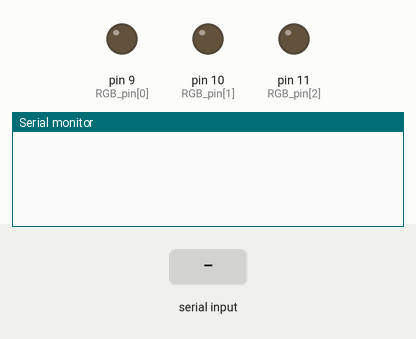
Recording of a sketch running on a simulated Arduino Uno, built with avr-gcc and run on an emulated ATmega328P. Shown: output pins drawn as LEDs (lit = HIGH), the last lines printed to the serial monitor. The inputs (shaded band) are chosen by the test bench. Random numbers use the default seed unless the sketch sets one.

Above: at 1.2 s.
1.3 s: "~\n" received over Serial
At 3.5 s:
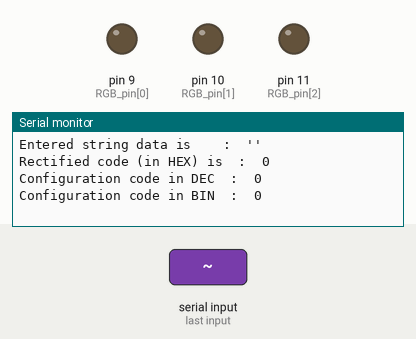
3.8 s: "#\n" received over Serial
At 5.9 s:
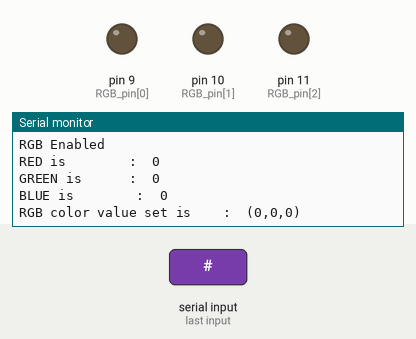

The sketch:

SyncLED_Baseline_Firmware.ino
```cpp
// (licence header left out)
#define termChar ';'

#define _rndRsp_

#define _debug_
//#define _$_

uint8_t RGB_pin[3]    = {9, 10, 11};
uint8_t RGB_value[3]  = {};

uint8_t unitSum       = NULL;
boolean rgbEnabled    = false;

uint32_t  code        = NULL;
uint32_t  meta        = NULL;

#ifdef  _$_
uint32_t  testNum     = NULL;
String    testStr     = "";
#endif

void setup()
{
  Serial.begin(115200);
  {
    while (!Serial);
  }
  for (uint8_t j = 0; j < 3; j++)
  {
    pinMode(RGB_pin[j], OUTPUT);
  }
}

void loop()
{
  Serial.flush();
  while (Serial.available() > 0)
  {
    String  serialData  = Serial.readStringUntil(termChar);
    serialData.trim();
    char id = serialData.charAt(NULL);
    {
      boolean change  = false;
      switch (id)
      {
        case '~':
          change = true;
          break;

        case '@':
          change = true;
          break;

        case '#':
          change = true;
          break;

#ifdef _$_
        case '$':
          change = true;
          break;
#endif

        case '*':
          change = true;
          break;

        default:
          change = false;
          break;
      }

      if (change == true)
      {
        serialData.remove(NULL, String(id).length());
        code = (uint32_t)strtol( &serialData[NULL], NULL, HEX);

#ifdef _debug_
        Serial.print("Entered string data is\t\t:\t'");
        Serial.print(serialData);
        Serial.println("'");

        Serial.print("Rectified code (in HEX) is\t:\t");
        Serial.print(code, HEX);
        Serial.println("\n");

        Serial.print("Configuration code in DEC\t:\t");
        Serial.println(code, DEC);
        Serial.print("Configuration code in BIN\t:\t");
        Serial.println(code, BIN);
        Serial.print("\n");
#endif

        uint32_t rsp = NULL;
        switch (id)
        {
          case '~':
            if (unitSum == sumDigits(code))
            {
              rgbEnabled = true;
            }
            else
            {
              rgbEnabled = false;
              unitSum = NULL;
            }
            break;

          case '@':
            meta = code;
            break;

          case '#':
            if (sumDigits(meta) == sumDigits(code) && rgbEnabled == true)
            {
#ifdef _debug_
              Serial.println("RGB Enabled");
              Serial.print("\n");
#endif
              RGB_value[0]  = code >> 16;
              RGB_value[1]  = code >> 8 & 0xFF;
              RGB_value[2]  = code & 0xFF;
            }
#ifdef _debug_
            Serial.print("RED is\t\t\t\t:\t");
            Serial.println(RGB_value[0]);
            Serial.print("GREEN is\t\t\t:\t");
            Serial.println(RGB_value[1]);
            Serial.print("BLUE is\t\t\t\t:\t");
            Serial.println(RGB_value[2]);
            Serial.print("RGB color value set is\t\t:\t(");
            Serial.print(RGB_value[0], HEX);
            Serial.print(",");
            Serial.print(RGB_value[1], HEX);
            Serial.print(",");
            Serial.print(RGB_value[2], HEX);
            Serial.println(")");
            Serial.print("\n");
#endif
            for (uint8_t j = NULL; j < 3; j++)
            {
              analogWrite(RGB_pin[j], RGB_value[j]);
            }
            break;

#ifdef _$_
          case '$':
            Serial.print(sumDigits(code));
            Serial.print("\tis the sumDigits(code) for the original code\t0x");
            Serial.println(code, HEX);
            testNum = randRes(code);
            Serial.print(sumDigits(testNum));
            Serial.print("\tis the sumDigits(code) for the randResp(code)\t0x");
            Serial.println(testNum, HEX);
            testStr = randRspStr(code);
            Serial.print("\tis the sumDigits(code) for the randRspStr(code)\t0x");
            Serial.println(testStr);
            Serial.print("\n");
            break;
#endif

          case '*':
#ifdef _rndRsp_
            unitSum = sumDigits(code);
            rsp = randRes(code);
#endif
#ifndef _rndRsp_
            rsp = sumDigits(code);
            unitSum = rsp;
#endif
            writeString("~" + String(rsp, HEX) + ";");
            Serial.write("\n\r\0");
            break;

          default:
            exit(NULL);
            break;
        }
      }
    }
  }
}


/*User derived Functions*/

uint8_t sumDigits(uint32_t num)
{
  uint8_t sumOne = 0;
  while (num > 0)
  {
    sumOne += num % 10;
    num /= 10;
  }
  if (sumOne > 9)
  {
    sumOne = sumDigits(sumOne);
  }
  return sumOne;
}

uint32_t randRes(uint32_t information)
{
  boolean match;
  while (match == false)
  {
    uint32_t response = random(NULL, pow(2, sizeof(uint32_t) * String(information, HEX).length()));
    if (information != response && sumDigits(information) == sumDigits(response))
    {
      match = true;
      return response;
    }
  }
}

#ifdef _$_
String randRspStr(uint32_t information)
{
  boolean match;
  while (match == false)
  {
    uint32_t response = random(NULL, pow(2, sizeof(uint32_t) * String(information, HEX).length()));
    if (information != response && sumDigits(information) == sumDigits(response))
    {
#ifdef _$_
      Serial.print(sumDigits(response));
#endif
      if (String(information, HEX).length() == String(response, HEX).length())
      {
        match = true;
        return String(response, HEX);
      }
      else
      {
        String rspStr = String(response, HEX);
        while (rspStr.length() < String(information, HEX).length())
        {
          rspStr = "0" + rspStr;
        }
        return rspStr;
      }
    }
  }
}
#endif

void writeString(String stringData)
{
  for (uint8_t i = 0; i < stringData.length(); i++)
  {
    Serial.write(stringData[i]);
  }
}

/*
  uint32_t RAM_left ()
  {
  extern uint32_t __heap_start, *__brkval;
  uint32_t val;
  uint32_t left = (int) &val - (__brkval == 0 ? (int) &__heap_start : (int) __brkval);
  return left;
  }
*/
```

Measured:
- after the input at 1.3 s, the serial monitor: prints a new line after 1.0 s (image 1)
- after the input at 3.8 s, the serial monitor: prints a new line after 1.0 s (image 2)
